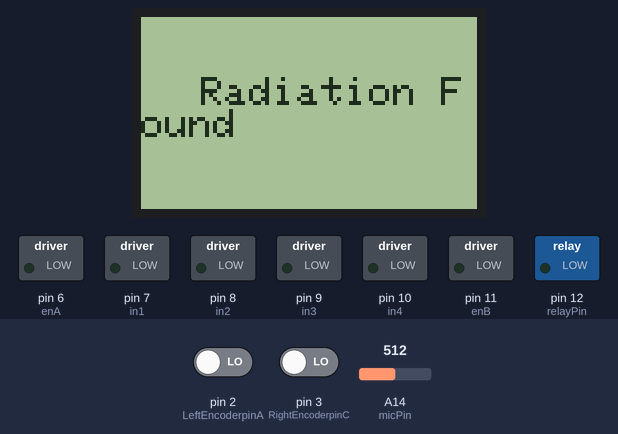
Recording of a sketch running on a simulated Arduino Mega 2560, built with avr-gcc and run on an emulated ATmega2560. Shown: 84×48 one-colour display, switched loads named in the sketch (green lamp = pin HIGH). Inputs (shaded band) come from the test bench; at power-on: pin 2 (LeftEncoderpinA) LOW, pin 3 (RightEncoderpinC) LOW, A14 (micPin) = 512. The ROS host is connected and sends only what is stated.

Above: at 0.1 s.

The sketch:

PIDCalibration.ino
```cpp
// PART OF CODE TAKEN FROM JAMES BRUTON ROS ROBOT VIDEO

#include <PID_v1.h>
#include <ros.h>
#include <std_msgs/String.h>
#include <geometry_msgs/Vector3Stamped.h>
#include <geometry_msgs/Twist.h>
#include <ros/time.h>
#include <SPI.h>
#include <Adafruit_GFX.h>
#include <Adafruit_PCD8544.h>


Adafruit_PCD8544 display = Adafruit_PCD8544(48, 46, 44);


////////////   PID and motor control varibales  and forwar declorations  ////////////

// right motor
double RightPk = 5.0;
double RightIk = 20.0;
double RightDk = 0.00;

double RightSetpoint, RightInput, RightOutput, RightOutputA; // PID varibles
PID PIDRight(&RightInput, &RightOutput, &RightSetpoint, RightPk, RightIk, RightDk, DIRECT); // PID varibles

// left motor
double LeftPk = 5.0;
double LeftIk = 20.0;
double LeftDk = 0.00;

double LeftSetpoint, LeftInput, LeftOutput, LeftOutputA; // PID varibles
PID PIDLeft(&LeftInput, &LeftOutput, &LeftSetpoint, LeftPk, LeftIk, LeftDk, DIRECT); // PID varibles

float RightDemand;
float LeftDemand;

float ForwardDemand;
float RotateDemand;

unsigned long CurrentMillis;
unsigned long PreviousMillis;
unsigned long onempersecond = 0;

//Left
const byte LeftEncoderpinA = 2;//A pin -> the interrupt pin 0
const byte LeftEncoderpinB = 4;//B pin -> the digital pin 4

//right
const byte RightEncoderpinC = 3;//C pin -> the interrupt pin 1
const byte RightEncoderpinD = 5;//D pin -> the digital pin 5

byte LeftEncoderPinALast;
byte RightEncoderPinCLast;

volatile long LeftDuration= 0;//the number of the pulses left
volatile long RightDuration= 0;//the number of the pulses right

float LeftEncoderDiff = 0; //left
float RightEncoderDiff = 0; //right

float LeftEncoderError = 0; //left
float RightEncoderError = 0; // Right

float LeftEncoderPrev = 0; //Left
float RightEncoderPrev = 0; //Right

boolean LeftDirection;//the rotation direction
boolean RightDirection;//the rotation direction

// Right Motor
int enA = 6;
int in1 = 7;
int in2 = 8;

// Left Motor
int enB = 11;
int in3 = 9;
int in4 = 10;

double speed_act_right = 0;
double speed_act_left = 0;


////////////   Gieger Counter Code from luke   ////////////

int micPin = A14;          //Input  Analogue Mic Pin
int relayPin = 12;        //int Relay Pin

int threshold = 60;       //0->1024 (difference value that is a detection)
int clicksRequired = 150; //required clicks for error
int clicksPerClick = 57;  //clicks added per detection
int clicksPerLoop = 2;    //clicks lost per loop

//Initial Values
int input = 200;        //Mic input value
int input_1 = 200;      //Last input value
int clicks = 0;         //Clicks

#define LOOPTIME  10

// Ros Subscriber Code
ros::NodeHandle nh;

// Ros subsriber node from James Bruton, limits motor speed
void handle_cmd( const geometry_msgs::Twist& vel)
{
  ForwardDemand = vel.linear.x;
  RotateDemand = vel.angular.z;

  ForwardDemand = constrain(ForwardDemand, -0.25,0.25);
  RotateDemand = constrain(RotateDemand, -1,1);
}

// Ros publisher node from nox robot project

ros::Subscriber<geometry_msgs::Twist> cmd_vel("cmd_vel", handle_cmd);   //create a subscriber to ROS topic for velocity commands (will execute "handle_cmd" function when receiving data)
geometry_msgs::Vector3Stamped speed_msg;                                //create a "speed_msg" ROS message
ros::Publisher speed_pub("speed", &speed_msg);

void publishSpeed(double time) {
  speed_msg.header.stamp = nh.now();      //timestamp for odometry data
  speed_msg.vector.x = speed_act_left;    //left wheel speed (in m/s)
  speed_msg.vector.y = speed_act_right;   //right wheel speed (in m/s)
  speed_msg.vector.z = time/1000;         //looptime, should be the same as specified in LOOPTIME (in s)
  speed_pub.publish(&speed_msg);
  nh.spinOnce();
  nh.loginfo("Publishing odometry");
}


void setup()
{
  // ROS setup
  nh.initNode();                            //init ROS node
  nh.subscribe(cmd_vel);                    //suscribe to ROS topic for velocity commands
  nh.advertise(speed_pub);                  //prepare to publish speed in ROS topic

  Serial.begin(57600);//Initialize the serial port

  EncoderInit();//Initialize the module

  // Set all the motor control pins to outputs
  TCCR4B = TCCR4B & B11111000 | B00000001;
  pinMode(enA, OUTPUT);
  TCCR1B = TCCR1B & B11111000 | B00000001;
  pinMode(enB, OUTPUT);
  pinMode(in1, OUTPUT);
  pinMode(in2, OUTPUT);
  pinMode(in3, OUTPUT);
  pinMode(in4, OUTPUT);

  PIDRight.SetMode(AUTOMATIC);
  PIDRight.SetOutputLimits(-255,255);
  PIDRight.SetSampleTime(10);

  PIDLeft.SetMode(AUTOMATIC);
  PIDLeft.SetOutputLimits(-255,255);
  PIDLeft.SetSampleTime(10);


  /* Excel Graphing setup code using PLX_DAQ

  Serial.println("CLEARDATA"); //clears up any data left from previous projects

  Serial.println("LABEL,Date,Time,Milliseconds,EncoderCountsRight,EncoderCountsLeft");

  Serial.println("RESETTIMER"); //resets timer to 0

  Make robot move foward 1m when using excel code
  demand1 = 0.25;  // right
  demand2 = 0.25; // left

  */


  // Geiger setup
  pinMode(relayPin, OUTPUT);
  digitalWrite(relayPin, LOW);
  unsigned int clicks = 0;         //Clicks


  // LCD setup
  display.begin();
  display.setContrast(50);
  display.clearDisplay();
  display.setTextSize(1);
  display.setTextColor(BLACK);
  display.setCursor(8,10);
  display.println("Web Address");
  display.println("Time Remaining");
  display.println(CurrentMillis);
  display.display();


}

void EncoderInit()
{
  pinMode(LeftEncoderpinB,INPUT);
  pinMode(RightEncoderpinD,INPUT);

  attachInterrupt(0, LeftWheelSpeed, CHANGE);
  attachInterrupt(1, RightWheelSpeed, CHANGE);
}


////////////   Main program loop  ////////////

void loop() {
  CurrentMillis = millis();
  nh.spinOnce();

  // Time loop
  if (CurrentMillis - PreviousMillis >= LOOPTIME) {
      PreviousMillis = CurrentMillis;

      /*  Code for testing PID controller within arduno IDE and exporting datata to excel
      if (Serial.available()>0) {
          char c = Serial.read();
          if (c == 'w') {
             ForwardDemand = 0.25;
             RotateDemand = 0;
          }
          else if (c == 'q'){
             ForwardDemand = 0;
             RotateDemand = 0;
          }
          else if (c == 's'){
             ForwardDemand = -0.25;
             RotateDemand = 0;
          }
          else if (c == 'd'){
             ForwardDemand = 0;
             RotateDemand = -1;
          }
          else if (c == 'a'){
             ForwardDemand = 0;
             RotateDemand = 1;
          }
      }

      //Auduino IDE plotter code
      //Serial.println((String) Time + "," + LeftDuration + "," + RightDuration);
      //Serial.println((String) LeftEncoderDiff + "," + RightEncoderDiff + "," + RightSetpoint);
      //Serial.println((String) "DATA,DATE,TIME," + Time + "," + encoder0Diff + "," + encoder1Diff);

      */


      ////////////   Colculates motor speed from encoder counts, run PID control and outputs PWM values to motors   ////////////

      // distance between wheels is 28.5cm, half of that is 14.25cm = 142.5mm
      // Diff drive code
      RightDemand = ForwardDemand + (RotateDemand*0.1425);
      LeftDemand = ForwardDemand - (RotateDemand*0.1425);

      // Encoder counts per loop for 1m/s
      RightEncoderDiff = RightDuration - RightEncoderPrev;
      LeftEncoderDiff = LeftDuration - LeftEncoderPrev;

      speed_act_right =  RightEncoderDiff/164.6;
      speed_act_left = LeftEncoderDiff/166;

      //LeftEncoderError = (LeftDemand*166)- LeftEncoderDiff;
      //RightEncoderError = (RightDemand*165)- RightEncoderDiff;

      RightEncoderPrev = RightDuration;
      LeftEncoderPrev = LeftDuration;

      RightSetpoint = RightDemand*164.6;
      RightInput = RightEncoderDiff; //right

      LeftSetpoint = LeftDemand*166;
      LeftInput = LeftEncoderDiff;  //left

      CheckRadiation();

      PIDRight.Compute();
      PIDLeft.Compute();


      // H-bridge control

      if (RightOutput > 0) {
        RightOutputA = abs(RightOutput);
        digitalWrite(in1, HIGH);
        digitalWrite(in2, LOW);
        analogWrite(enA, RightOutputA);
      }
      else if (RightOutput < 0) {
        RightOutputA = abs(RightOutput);
        digitalWrite(in1, LOW);
        digitalWrite(in2, HIGH);
        analogWrite(enA, RightOutputA);
      }
      else {
        analogWrite(enA, 0);
      }

      if (LeftOutput > 0) {
        LeftOutputA = abs(LeftOutput);
        digitalWrite(in3, HIGH);
        digitalWrite(in4, LOW);
        analogWrite(enB, LeftOutputA);
      }
      else if (LeftOutput < 0) {
        LeftOutputA = abs(LeftOutput);
        digitalWrite(in3, LOW);
        digitalWrite(in4, HIGH);
        analogWrite(enB, LeftOutputA);
      }
      else {
        analogWrite(enB, 0);
      }

      publishSpeed(LOOPTIME);
  }
}


////////////   Gieger Counter Code from Luke with LCD control   ////////////

void CheckRadiation() {
  // put your main code here, to run repeatedly:
  input = analogRead(micPin);
  //Serial.println(input);
  if (input >=  threshold) {
    clicks = clicks + clicksPerClick;
   //Serial.println("CLICK");
  }
  if (clicks >= clicksRequired) {
    display.clearDisplay();
    display.setCursor(15,15);
    display.println("Radiation Found");
    display.display();
    digitalWrite(relayPin, LOW);
    for (int i=0; i<10; i++){
      i=0;
    }
     LeftSetpoint = 0;
     RightSetpoint = 0;
  }
  //delay(1);
  if (clicks>=1){
  clicks = clicks - clicksPerLoop;
  //Serial.println("ADD");
  }
}


////////////   ISR's for reading the encoders   ////////////

void LeftWheelSpeed()
{
  int Lstate = digitalRead(LeftEncoderpinA);
  if((LeftEncoderPinALast == LOW) && Lstate==HIGH)
  {
    int val = digitalRead(LeftEncoderpinB);
    if(val == LOW && LeftDirection)
    {
      LeftDirection = false; //Reverse
    }
    else if(val == HIGH && !LeftDirection)
    {
      LeftDirection = true;  //Forward
    }
  }
  LeftEncoderPinALast = Lstate;

  if(!LeftDirection)  {
    LeftDuration--;

  }else  {
    LeftDuration++;
  }
}


void RightWheelSpeed()
{
  int Lstate = digitalRead(RightEncoderpinC);
  if((RightEncoderPinCLast == LOW) && Lstate==HIGH)
  {
    int val = digitalRead(RightEncoderpinD);
    if(val == LOW && RightDirection)
    {
      RightDirection = false; //Reversed
    }
    else if(val == HIGH && !RightDirection)
    {
      RightDirection = true;  //Forward
    }
  }
  RightEncoderPinCLast = Lstate;

  if(!RightDirection)  {
    RightDuration++;

  }else  {
    RightDuration--;
  }
}
```
